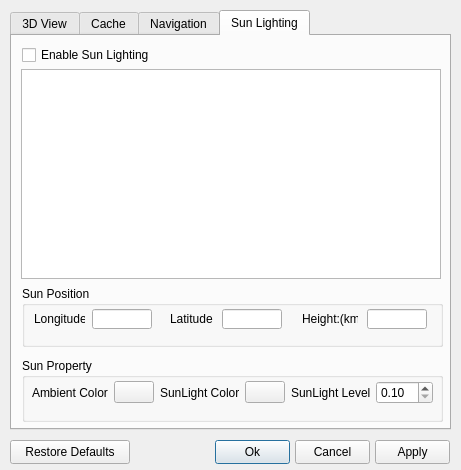
<?xml version="1.0" encoding="UTF-8"?>
<ui version="4.0">
 <class>OptionDlg</class>
 <widget class="QDialog" name="OptionDlg">
  <property name="windowModality">
   <enum>Qt::WindowModal</enum>
  </property>
  <property name="geometry">
   <rect>
    <x>0</x>
    <y>0</y>
    <width>461</width>
    <height>470</height>
   </rect>
  </property>
  <property name="minimumSize">
   <size>
    <width>461</width>
    <height>470</height>
   </size>
  </property>
  <property name="maximumSize">
   <size>
    <width>461</width>
    <height>470</height>
   </size>
  </property>
  <property name="windowTitle">
   <string>Options</string>
  </property>
  <property name="modal">
   <bool>true</bool>
  </property>
  <widget class="QTabWidget" name="optionProperty">
   <property name="geometry">
    <rect>
     <x>10</x>
     <y>10</y>
     <width>441</width>
     <height>420</height>
    </rect>
   </property>
   <property name="currentIndex">
    <number>3</number>
   </property>
   <widget class="QWidget" name="viewTab">
    <attribute name="title">
     <string>3D View</string>
    </attribute>
    <widget class="QGroupBox" name="labelSizeGroup">
     <property name="geometry">
      <rect>
       <x>10</x>
       <y>185</y>
       <width>411</width>
       <height>50</height>
      </rect>
     </property>
     <property name="title">
      <string>Labels/Icon Size</string>
     </property>
     <widget class="QRadioButton" name="actionSmallSize">
      <property name="geometry">
       <rect>
        <x>10</x>
        <y>25</y>
        <width>84</width>
        <height>18</height>
       </rect>
      </property>
      <property name="text">
       <string>Small</string>
      </property>
     </widget>
     <widget class="QRadioButton" name="actionMediumSize">
      <property name="geometry">
       <rect>
        <x>120</x>
        <y>25</y>
        <width>84</width>
        <height>18</height>
       </rect>
      </property>
      <property name="text">
       <string>Medium</string>
      </property>
     </widget>
     <widget class="QRadioButton" name="actionLargeSize">
      <property name="geometry">
       <rect>
        <x>230</x>
        <y>25</y>
        <width>84</width>
        <height>18</height>
       </rect>
      </property>
      <property name="text">
       <string>Large</string>
      </property>
     </widget>
    </widget>
    <widget class="QGroupBox" name="tudeShowGroup">
     <property name="geometry">
      <rect>
       <x>10</x>
       <y>34</y>
       <width>211</width>
       <height>90</height>
      </rect>
     </property>
     <property name="title">
      <string>Show Lat/Long</string>
     </property>
     <widget class="QRadioButton" name="action10Notation">
      <property name="geometry">
       <rect>
        <x>10</x>
        <y>65</y>
        <width>140</width>
        <height>18</height>
       </rect>
      </property>
      <property name="text">
       <string>Decimal Degrees</string>
      </property>
     </widget>
     <widget class="QRadioButton" name="actionDMS">
      <property name="geometry">
       <rect>
        <x>10</x>
        <y>25</y>
        <width>200</width>
        <height>18</height>
       </rect>
      </property>
      <property name="text">
       <string>Degrees, Minutes, Seconds</string>
      </property>
     </widget>
     <widget class="QRadioButton" name="action10NotationDM">
      <property name="geometry">
       <rect>
        <x>10</x>
        <y>45</y>
        <width>190</width>
        <height>18</height>
       </rect>
      </property>
      <property name="text">
       <string>Degrees, Decimal Minutes</string>
      </property>
     </widget>
    </widget>
    <widget class="QGroupBox" name="distanceGroup">
     <property name="geometry">
      <rect>
       <x>230</x>
       <y>34</y>
       <width>191</width>
       <height>90</height>
      </rect>
     </property>
     <property name="title">
      <string>Show Elevation</string>
     </property>
     <widget class="QRadioButton" name="actionFeetMile">
      <property name="geometry">
       <rect>
        <x>10</x>
        <y>60</y>
        <width>110</width>
        <height>18</height>
       </rect>
      </property>
      <property name="text">
       <string>Feet, Miles</string>
      </property>
     </widget>
     <widget class="QRadioButton" name="actionMeterKilo">
      <property name="geometry">
       <rect>
        <x>10</x>
        <y>30</y>
        <width>170</width>
        <height>18</height>
       </rect>
      </property>
      <property name="text">
       <string>Meters, Kilometers</string>
      </property>
     </widget>
    </widget>
    <widget class="QGroupBox" name="topoQualityGroup">
     <property name="geometry">
      <rect>
       <x>10</x>
       <y>240</y>
       <width>411</width>
       <height>130</height>
      </rect>
     </property>
     <property name="title">
      <string>Terrain Quality</string>
     </property>
     <widget class="QLabel" name="label_7">
      <property name="geometry">
       <rect>
        <x>10</x>
        <y>30</y>
        <width>45</width>
        <height>16</height>
       </rect>
      </property>
      <property name="text">
       <string>Lower</string>
      </property>
     </widget>
     <widget class="QSlider" name="actionTopoQualitySlider">
      <property name="geometry">
       <rect>
        <x>58</x>
        <y>30</y>
        <width>291</width>
        <height>21</height>
       </rect>
      </property>
      <property name="orientation">
       <enum>Qt::Horizontal</enum>
      </property>
     </widget>
     <widget class="QLabel" name="label_6">
      <property name="geometry">
       <rect>
        <x>355</x>
        <y>30</y>
        <width>45</width>
        <height>20</height>
       </rect>
      </property>
      <property name="text">
       <string>Higher</string>
      </property>
     </widget>
     <widget class="QLabel" name="label_8">
      <property name="geometry">
       <rect>
        <x>10</x>
        <y>50</y>
        <width>55</width>
        <height>16</height>
       </rect>
      </property>
      <property name="text">
       <string>(faster)</string>
      </property>
     </widget>
     <widget class="QLabel" name="label_9">
      <property name="geometry">
       <rect>
        <x>350</x>
        <y>50</y>
        <width>55</width>
        <height>16</height>
       </rect>
      </property>
      <property name="text">
       <string>(slower)</string>
      </property>
     </widget>
     <widget class="QLabel" name="label_10">
      <property name="geometry">
       <rect>
        <x>10</x>
        <y>95</y>
        <width>155</width>
        <height>20</height>
       </rect>
      </property>
      <property name="text">
       <string>Elevation Exaggeration:</string>
      </property>
     </widget>
     <widget class="QLineEdit" name="actionHeightMagnify">
      <property name="geometry">
       <rect>
        <x>170</x>
        <y>95</y>
        <width>41</width>
        <height>20</height>
       </rect>
      </property>
     </widget>
     <widget class="QLabel" name="label_11">
      <property name="geometry">
       <rect>
        <x>220</x>
        <y>95</y>
        <width>71</width>
        <height>20</height>
       </rect>
      </property>
      <property name="text">
       <string>(0.5 - 3)</string>
      </property>
     </widget>
    </widget>
    <widget class="QCheckBox" name="actionToolTipCheck">
     <property name="geometry">
      <rect>
       <x>10</x>
       <y>10</y>
       <width>110</width>
       <height>20</height>
      </rect>
     </property>
     <property name="text">
      <string>Show Tooltip</string>
     </property>
    </widget>
    <widget class="QCheckBox" name="actionShowGISInfo">
     <property name="geometry">
      <rect>
       <x>230</x>
       <y>10</y>
       <width>150</width>
       <height>20</height>
      </rect>
     </property>
     <property name="text">
      <string>Show GIS Info</string>
     </property>
    </widget>
    <widget class="QGroupBox" name="labelSizeGroup_2">
     <property name="geometry">
      <rect>
       <x>10</x>
       <y>130</y>
       <width>411</width>
       <height>50</height>
      </rect>
     </property>
     <property name="title">
      <string>Camera FOV</string>
     </property>
     <widget class="QSlider" name="cameraFOVHorizontalSlider">
      <property name="geometry">
       <rect>
        <x>40</x>
        <y>20</y>
        <width>321</width>
        <height>20</height>
       </rect>
      </property>
      <property name="minimum">
       <number>5</number>
      </property>
      <property name="maximum">
       <number>175</number>
      </property>
      <property name="pageStep">
       <number>5</number>
      </property>
      <property name="orientation">
       <enum>Qt::Horizontal</enum>
      </property>
     </widget>
     <widget class="QLabel" name="label_24">
      <property name="geometry">
       <rect>
        <x>10</x>
        <y>20</y>
        <width>21</width>
        <height>16</height>
       </rect>
      </property>
      <property name="text">
       <string>5</string>
      </property>
     </widget>
     <widget class="QLabel" name="label_25">
      <property name="geometry">
       <rect>
        <x>370</x>
        <y>20</y>
        <width>45</width>
        <height>20</height>
       </rect>
      </property>
      <property name="text">
       <string>175</string>
      </property>
     </widget>
    </widget>
   </widget>
   <widget class="QWidget" name="cacheTab">
    <attribute name="title">
     <string>Cache</string>
    </attribute>
    <widget class="QLineEdit" name="actionMemoryCacheSize">
     <property name="geometry">
      <rect>
       <x>290</x>
       <y>130</y>
       <width>100</width>
       <height>20</height>
      </rect>
     </property>
    </widget>
    <widget class="QLineEdit" name="actionDiskCacheSize">
     <property name="geometry">
      <rect>
       <x>290</x>
       <y>160</y>
       <width>100</width>
       <height>20</height>
      </rect>
     </property>
    </widget>
    <widget class="QPushButton" name="actionDeleteMemoryCache">
     <property name="geometry">
      <rect>
       <x>40</x>
       <y>220</y>
       <width>160</width>
       <height>24</height>
      </rect>
     </property>
     <property name="focusPolicy">
      <enum>Qt::StrongFocus</enum>
     </property>
     <property name="text">
      <string>Clear memory cache</string>
     </property>
     <property name="autoDefault">
      <bool>false</bool>
     </property>
    </widget>
    <widget class="QPushButton" name="actionDeleteDiskCache">
     <property name="geometry">
      <rect>
       <x>210</x>
       <y>220</y>
       <width>180</width>
       <height>24</height>
      </rect>
     </property>
     <property name="focusPolicy">
      <enum>Qt::StrongFocus</enum>
     </property>
     <property name="text">
      <string>Clear disk cache</string>
     </property>
     <property name="autoDefault">
      <bool>false</bool>
     </property>
    </widget>
    <widget class="QLabel" name="label_12">
     <property name="geometry">
      <rect>
       <x>40</x>
       <y>130</y>
       <width>195</width>
       <height>16</height>
      </rect>
     </property>
     <property name="text">
      <string>Memory Cache Size(MB):</string>
     </property>
    </widget>
    <widget class="QLabel" name="label_13">
     <property name="geometry">
      <rect>
       <x>40</x>
       <y>160</y>
       <width>195</width>
       <height>16</height>
      </rect>
     </property>
     <property name="text">
      <string>Disk Cache Size(MB):</string>
     </property>
    </widget>
    <widget class="QLabel" name="label_14">
     <property name="geometry">
      <rect>
       <x>10</x>
       <y>40</y>
       <width>416</width>
       <height>21</height>
      </rect>
     </property>
     <property name="text">
      <string>Maximum memory cache size is dependent on the amount on the</string>
     </property>
    </widget>
    <widget class="QLabel" name="label_15">
     <property name="geometry">
      <rect>
       <x>10</x>
       <y>70</y>
       <width>416</width>
       <height>20</height>
      </rect>
     </property>
     <property name="text">
      <string>physical memory. Disk cache size may be up to 2GB.</string>
     </property>
    </widget>
   </widget>
   <widget class="QWidget" name="navigationTab">
    <attribute name="title">
     <string>Navigation</string>
    </attribute>
    <widget class="QGroupBox" name="quickMoveGroup">
     <property name="geometry">
      <rect>
       <x>10</x>
       <y>150</y>
       <width>411</width>
       <height>101</height>
      </rect>
     </property>
     <property name="title">
      <string>Fly-To</string>
     </property>
     <widget class="QLabel" name="label">
      <property name="geometry">
       <rect>
        <x>230</x>
        <y>70</y>
        <width>101</width>
        <height>20</height>
       </rect>
      </property>
      <property name="text">
       <string>Fly-To Speed:</string>
      </property>
     </widget>
     <widget class="QLineEdit" name="actionQuickMoveSpeed">
      <property name="geometry">
       <rect>
        <x>330</x>
        <y>70</y>
        <width>61</width>
        <height>20</height>
       </rect>
      </property>
     </widget>
     <widget class="QSlider" name="actionQuickMoveSlider">
      <property name="geometry">
       <rect>
        <x>49</x>
        <y>30</y>
        <width>311</width>
        <height>21</height>
       </rect>
      </property>
      <property name="orientation">
       <enum>Qt::Horizontal</enum>
      </property>
     </widget>
     <widget class="QLabel" name="label_2">
      <property name="geometry">
       <rect>
        <x>10</x>
        <y>30</y>
        <width>40</width>
        <height>20</height>
       </rect>
      </property>
      <property name="text">
       <string>Slow</string>
      </property>
     </widget>
     <widget class="QLabel" name="label_3">
      <property name="geometry">
       <rect>
        <x>365</x>
        <y>30</y>
        <width>40</width>
        <height>20</height>
       </rect>
      </property>
      <property name="text">
       <string>Fast</string>
      </property>
     </widget>
    </widget>
    <widget class="QGroupBox" name="mouseWheelGroup">
     <property name="geometry">
      <rect>
       <x>10</x>
       <y>260</y>
       <width>411</width>
       <height>101</height>
      </rect>
     </property>
     <property name="title">
      <string>Mouse Wheel</string>
     </property>
     <widget class="QLabel" name="label_5">
      <property name="geometry">
       <rect>
        <x>10</x>
        <y>30</y>
        <width>40</width>
        <height>20</height>
       </rect>
      </property>
      <property name="text">
       <string>Slow</string>
      </property>
     </widget>
     <widget class="QSlider" name="actionMouseWheelSlider">
      <property name="geometry">
       <rect>
        <x>49</x>
        <y>30</y>
        <width>311</width>
        <height>21</height>
       </rect>
      </property>
      <property name="orientation">
       <enum>Qt::Horizontal</enum>
      </property>
     </widget>
     <widget class="QLabel" name="label_4">
      <property name="geometry">
       <rect>
        <x>365</x>
        <y>30</y>
        <width>40</width>
        <height>20</height>
       </rect>
      </property>
      <property name="text">
       <string>Fast</string>
      </property>
     </widget>
     <widget class="QCheckBox" name="actionMouseWheelDirection">
      <property name="geometry">
       <rect>
        <x>20</x>
        <y>70</y>
        <width>251</width>
        <height>18</height>
       </rect>
      </property>
      <property name="text">
       <string>Invert mouse wheel zoom direction</string>
      </property>
     </widget>
    </widget>
    <widget class="QGroupBox" name="touringGroup">
     <property name="geometry">
      <rect>
       <x>10</x>
       <y>20</y>
       <width>411</width>
       <height>121</height>
      </rect>
     </property>
     <property name="title">
      <string>Touring</string>
     </property>
     <widget class="QLineEdit" name="cameraTiltLineEdit">
      <property name="geometry">
       <rect>
        <x>101</x>
        <y>30</y>
        <width>60</width>
        <height>20</height>
       </rect>
      </property>
     </widget>
     <widget class="QSlider" name="cameraTiltSlider">
      <property name="geometry">
       <rect>
        <x>210</x>
        <y>30</y>
        <width>191</width>
        <height>21</height>
       </rect>
      </property>
      <property name="maximum">
       <number>800</number>
      </property>
      <property name="singleStep">
       <number>1</number>
      </property>
      <property name="orientation">
       <enum>Qt::Horizontal</enum>
      </property>
     </widget>
     <widget class="QLabel" name="cameraTiltLabel">
      <property name="geometry">
       <rect>
        <x>10</x>
        <y>30</y>
        <width>116</width>
        <height>20</height>
       </rect>
      </property>
      <property name="text">
       <string>Camera Tilt Angle:</string>
      </property>
     </widget>
     <widget class="QLabel" name="degreesLabel">
      <property name="geometry">
       <rect>
        <x>166</x>
        <y>30</y>
        <width>40</width>
        <height>20</height>
       </rect>
      </property>
      <property name="text">
       <string>Degrees</string>
      </property>
     </widget>
     <widget class="QLabel" name="metersLabel">
      <property name="geometry">
       <rect>
        <x>166</x>
        <y>60</y>
        <width>40</width>
        <height>20</height>
       </rect>
      </property>
      <property name="text">
       <string>Meters</string>
      </property>
     </widget>
     <widget class="QLineEdit" name="cameraRangeLineEdit">
      <property name="geometry">
       <rect>
        <x>101</x>
        <y>60</y>
        <width>60</width>
        <height>20</height>
       </rect>
      </property>
     </widget>
     <widget class="QLabel" name="cameraRangeLabel">
      <property name="geometry">
       <rect>
        <x>10</x>
        <y>60</y>
        <width>116</width>
        <height>20</height>
       </rect>
      </property>
      <property name="text">
       <string>Camera Range:</string>
      </property>
     </widget>
     <widget class="QSlider" name="cameraRangeSlider">
      <property name="geometry">
       <rect>
        <x>210</x>
        <y>60</y>
        <width>191</width>
        <height>21</height>
       </rect>
      </property>
      <property name="minimum">
       <number>1500</number>
      </property>
      <property name="maximum">
       <number>50000</number>
      </property>
      <property name="orientation">
       <enum>Qt::Horizontal</enum>
      </property>
     </widget>
     <widget class="QLabel" name="speedLabel">
      <property name="geometry">
       <rect>
        <x>10</x>
        <y>90</y>
        <width>116</width>
        <height>20</height>
       </rect>
      </property>
      <property name="text">
       <string>Speed:</string>
      </property>
     </widget>
     <widget class="QSlider" name="speedSlider">
      <property name="geometry">
       <rect>
        <x>210</x>
        <y>90</y>
        <width>141</width>
        <height>21</height>
       </rect>
      </property>
      <property name="minimum">
       <number>500</number>
      </property>
      <property name="maximum">
       <number>10000</number>
      </property>
      <property name="value">
       <number>500</number>
      </property>
      <property name="orientation">
       <enum>Qt::Horizontal</enum>
      </property>
     </widget>
     <widget class="QLineEdit" name="speedLineEdit">
      <property name="geometry">
       <rect>
        <x>101</x>
        <y>90</y>
        <width>60</width>
        <height>20</height>
       </rect>
      </property>
     </widget>
     <widget class="QLabel" name="slowLabel">
      <property name="geometry">
       <rect>
        <x>166</x>
        <y>90</y>
        <width>40</width>
        <height>20</height>
       </rect>
      </property>
      <property name="text">
       <string>Slow</string>
      </property>
     </widget>
     <widget class="QLabel" name="fastLabel">
      <property name="geometry">
       <rect>
        <x>360</x>
        <y>90</y>
        <width>40</width>
        <height>20</height>
       </rect>
      </property>
      <property name="text">
       <string>Fast</string>
      </property>
     </widget>
    </widget>
   </widget>
   <widget class="QWidget" name="tab">
    <attribute name="title">
     <string>Sun Lighting</string>
    </attribute>
    <widget class="QCheckBox" name="checkBoxEnableLighting">
     <property name="geometry">
      <rect>
       <x>10</x>
       <y>10</y>
       <width>151</width>
       <height>18</height>
      </rect>
     </property>
     <property name="text">
      <string>Enable Sun Lighting</string>
     </property>
    </widget>
    <widget class="QGroupBox" name="groupBoxSunPosition">
     <property name="geometry">
      <rect>
       <x>10</x>
       <y>250</y>
       <width>421</width>
       <height>61</height>
      </rect>
     </property>
     <property name="title">
      <string>Sun Position</string>
     </property>
     <widget class="QLabel" name="label_18">
      <property name="geometry">
       <rect>
        <x>280</x>
        <y>25</y>
        <width>56</width>
        <height>16</height>
       </rect>
      </property>
      <property name="text">
       <string>Height:(km)</string>
      </property>
     </widget>
     <widget class="QLineEdit" name="lineEditSunHeight">
      <property name="geometry">
       <rect>
        <x>345</x>
        <y>23</y>
        <width>60</width>
        <height>20</height>
       </rect>
      </property>
     </widget>
     <widget class="QLabel" name="label_16">
      <property name="geometry">
       <rect>
        <x>12</x>
        <y>25</y>
        <width>51</width>
        <height>16</height>
       </rect>
      </property>
      <property name="text">
       <string>Longitude:</string>
      </property>
     </widget>
     <widget class="QLineEdit" name="lineEditSunLongitude">
      <property name="geometry">
       <rect>
        <x>70</x>
        <y>23</y>
        <width>60</width>
        <height>20</height>
       </rect>
      </property>
     </widget>
     <widget class="QLabel" name="label_17">
      <property name="geometry">
       <rect>
        <x>148</x>
        <y>25</y>
        <width>43</width>
        <height>16</height>
       </rect>
      </property>
      <property name="text">
       <string>Latitude:</string>
      </property>
     </widget>
     <widget class="QLineEdit" name="lineEditSunLatitude">
      <property name="geometry">
       <rect>
        <x>200</x>
        <y>23</y>
        <width>60</width>
        <height>20</height>
       </rect>
      </property>
     </widget>
    </widget>
    <widget class="QGraphicsView" name="graphicsViewWorld">
     <property name="geometry">
      <rect>
       <x>9</x>
       <y>33</y>
       <width>420</width>
       <height>210</height>
      </rect>
     </property>
    </widget>
    <widget class="QGroupBox" name="groupBoxSunProperty">
     <property name="geometry">
      <rect>
       <x>10</x>
       <y>322</y>
       <width>421</width>
       <height>64</height>
      </rect>
     </property>
     <property name="title">
      <string>Sun Property</string>
     </property>
     <widget class="QWidget" name="layoutWidget">
      <property name="geometry">
       <rect>
        <x>10</x>
        <y>14</y>
        <width>401</width>
        <height>41</height>
       </rect>
      </property>
      <layout class="QHBoxLayout" name="horizontalLayout_3">
       <item>
        <widget class="QLabel" name="label_20">
         <property name="text">
          <string>Ambient Color</string>
         </property>
        </widget>
       </item>
       <item>
        <widget class="QPushButton" name="pushButtonAmbientColor">
         <property name="text">
          <string/>
         </property>
        </widget>
       </item>
       <item>
        <widget class="QLabel" name="label_19">
         <property name="text">
          <string>SunLight Color</string>
         </property>
        </widget>
       </item>
       <item>
        <widget class="QPushButton" name="pushButtonLightColor">
         <property name="text">
          <string/>
         </property>
        </widget>
       </item>
       <item>
        <widget class="QLabel" name="label_21">
         <property name="text">
          <string>SunLight Level</string>
         </property>
        </widget>
       </item>
       <item>
        <widget class="QDoubleSpinBox" name="doubleSpinBoxLightConstantAttenuation">
         <property name="minimum">
          <double>0.100000000000000</double>
         </property>
         <property name="singleStep">
          <double>0.100000000000000</double>
         </property>
        </widget>
       </item>
      </layout>
     </widget>
    </widget>
   </widget>
  </widget>
  <widget class="QPushButton" name="actionDefaultButton">
   <property name="geometry">
    <rect>
     <x>10</x>
     <y>440</y>
     <width>120</width>
     <height>24</height>
    </rect>
   </property>
   <property name="focusPolicy">
    <enum>Qt::StrongFocus</enum>
   </property>
   <property name="text">
    <string>Restore Defaults</string>
   </property>
   <property name="autoDefault">
    <bool>false</bool>
   </property>
  </widget>
  <widget class="QPushButton" name="actionOkButton">
   <property name="geometry">
    <rect>
     <x>215</x>
     <y>440</y>
     <width>75</width>
     <height>24</height>
    </rect>
   </property>
   <property name="focusPolicy">
    <enum>Qt::StrongFocus</enum>
   </property>
   <property name="text">
    <string>Ok</string>
   </property>
   <property name="autoDefault">
    <bool>false</bool>
   </property>
   <property name="default">
    <bool>true</bool>
   </property>
  </widget>
  <widget class="QPushButton" name="actionCancelButton">
   <property name="geometry">
    <rect>
     <x>295</x>
     <y>440</y>
     <width>75</width>
     <height>24</height>
    </rect>
   </property>
   <property name="focusPolicy">
    <enum>Qt::StrongFocus</enum>
   </property>
   <property name="text">
    <string>Cancel</string>
   </property>
   <property name="autoDefault">
    <bool>false</bool>
   </property>
  </widget>
  <widget class="QPushButton" name="actionApplyButton">
   <property name="geometry">
    <rect>
     <x>375</x>
     <y>440</y>
     <width>75</width>
     <height>24</height>
    </rect>
   </property>
   <property name="focusPolicy">
    <enum>Qt::StrongFocus</enum>
   </property>
   <property name="text">
    <string>Apply</string>
   </property>
   <property name="autoDefault">
    <bool>false</bool>
   </property>
  </widget>
 </widget>
 <tabstops>
  <tabstop>actionOkButton</tabstop>
  <tabstop>actionCancelButton</tabstop>
  <tabstop>actionApplyButton</tabstop>
  <tabstop>optionProperty</tabstop>
  <tabstop>actionToolTipCheck</tabstop>
  <tabstop>actionShowGISInfo</tabstop>
  <tabstop>actionDMS</tabstop>
  <tabstop>action10NotationDM</tabstop>
  <tabstop>action10Notation</tabstop>
  <tabstop>actionMeterKilo</tabstop>
  <tabstop>actionFeetMile</tabstop>
  <tabstop>actionSmallSize</tabstop>
  <tabstop>actionMediumSize</tabstop>
  <tabstop>actionLargeSize</tabstop>
  <tabstop>actionTopoQualitySlider</tabstop>
  <tabstop>actionHeightMagnify</tabstop>
  <tabstop>actionMemoryCacheSize</tabstop>
  <tabstop>actionDiskCacheSize</tabstop>
  <tabstop>actionDeleteMemoryCache</tabstop>
  <tabstop>actionDeleteDiskCache</tabstop>
  <tabstop>cameraTiltLineEdit</tabstop>
  <tabstop>cameraTiltSlider</tabstop>
  <tabstop>cameraRangeLineEdit</tabstop>
  <tabstop>cameraRangeSlider</tabstop>
  <tabstop>speedLineEdit</tabstop>
  <tabstop>speedSlider</tabstop>
  <tabstop>actionQuickMoveSlider</tabstop>
  <tabstop>actionQuickMoveSpeed</tabstop>
  <tabstop>actionMouseWheelSlider</tabstop>
  <tabstop>actionMouseWheelDirection</tabstop>
  <tabstop>actionDefaultButton</tabstop>
 </tabstops>
 <resources/>
 <connections/>
</ui>
